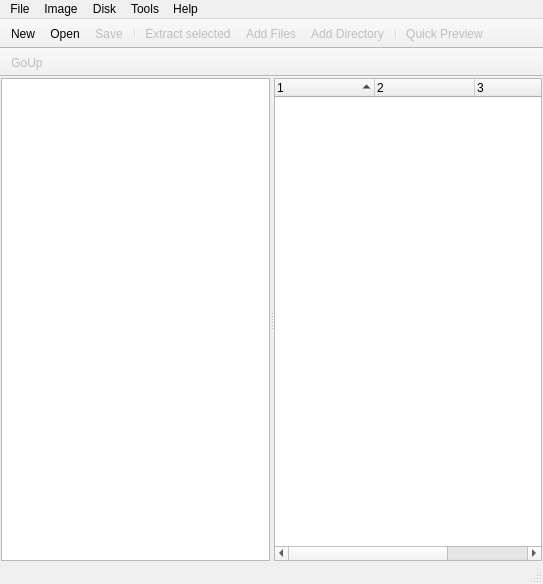
<?xml version="1.0" encoding="UTF-8"?>
<ui version="4.0">
 <class>MainWindow</class>
 <widget class="QMainWindow" name="MainWindow">
  <property name="geometry">
   <rect>
    <x>0</x>
    <y>0</y>
    <width>543</width>
    <height>584</height>
   </rect>
  </property>
  <property name="windowTitle">
   <string>LinImaMT</string>
  </property>
  <widget class="QWidget" name="centralWidget">
   <layout class="QGridLayout" name="gridLayout">
    <property name="leftMargin">
     <number>1</number>
    </property>
    <property name="topMargin">
     <number>1</number>
    </property>
    <property name="rightMargin">
     <number>1</number>
    </property>
    <property name="bottomMargin">
     <number>1</number>
    </property>
    <property name="spacing">
     <number>1</number>
    </property>
    <item row="0" column="0">
     <widget class="QSplitter" name="splitter">
      <property name="sizePolicy">
       <sizepolicy hsizetype="Preferred" vsizetype="Preferred">
        <horstretch>0</horstretch>
        <verstretch>0</verstretch>
       </sizepolicy>
      </property>
      <property name="maximumSize">
       <size>
        <width>16777215</width>
        <height>16777215</height>
       </size>
      </property>
      <property name="orientation">
       <enum>Qt::Horizontal</enum>
      </property>
      <widget class="IDirTreeWidget" name="twDirTree">
       <property name="horizontalScrollBarPolicy">
        <enum>Qt::ScrollBarAsNeeded</enum>
       </property>
       <property name="horizontalScrollMode">
        <enum>QAbstractItemView::ScrollPerPixel</enum>
       </property>
       <property name="rootIsDecorated">
        <bool>true</bool>
       </property>
       <property name="headerHidden">
        <bool>true</bool>
       </property>
       <property name="columnCount">
        <number>1</number>
       </property>
       <attribute name="headerStretchLastSection">
        <bool>false</bool>
       </attribute>
       <column>
        <property name="text">
         <string notr="true">1</string>
        </property>
       </column>
      </widget>
      <widget class="IFileListWidget" name="twFileTree">
       <property name="contextMenuPolicy">
        <enum>Qt::CustomContextMenu</enum>
       </property>
       <property name="selectionMode">
        <enum>QAbstractItemView::ExtendedSelection</enum>
       </property>
       <property name="selectionBehavior">
        <enum>QAbstractItemView::SelectRows</enum>
       </property>
       <property name="itemsExpandable">
        <bool>false</bool>
       </property>
       <property name="sortingEnabled">
        <bool>false</bool>
       </property>
       <property name="columnCount">
        <number>4</number>
       </property>
       <attribute name="headerShowSortIndicator" stdset="0">
        <bool>true</bool>
       </attribute>
       <column>
        <property name="text">
         <string notr="true">1</string>
        </property>
       </column>
       <column>
        <property name="text">
         <string notr="true">2</string>
        </property>
       </column>
       <column>
        <property name="text">
         <string notr="true">3</string>
        </property>
       </column>
       <column>
        <property name="text">
         <string notr="true">4</string>
        </property>
       </column>
      </widget>
     </widget>
    </item>
   </layout>
  </widget>
  <widget class="QMenuBar" name="menuBar">
   <property name="geometry">
    <rect>
     <x>0</x>
     <y>0</y>
     <width>543</width>
     <height>19</height>
    </rect>
   </property>
   <property name="sizePolicy">
    <sizepolicy hsizetype="MinimumExpanding" vsizetype="Minimum">
     <horstretch>0</horstretch>
     <verstretch>0</verstretch>
    </sizepolicy>
   </property>
   <property name="defaultUp">
    <bool>false</bool>
   </property>
   <property name="nativeMenuBar">
    <bool>false</bool>
   </property>
   <widget class="QMenu" name="menuFile">
    <property name="title">
     <string>File</string>
    </property>
    <addaction name="actionNew"/>
    <addaction name="actionOpen"/>
    <addaction name="actionOpen_as_Read_only"/>
    <addaction name="actionSave"/>
    <addaction name="actionSave_As"/>
    <addaction name="separator"/>
    <addaction name="actionExit"/>
   </widget>
   <widget class="QMenu" name="menuImage">
    <property name="title">
     <string>Image</string>
    </property>
    <addaction name="actionExtract_selected"/>
    <addaction name="actionAdd"/>
    <addaction name="actionAdd_Directories"/>
    <addaction name="separator"/>
    <addaction name="actionCreate_Directory"/>
    <addaction name="actionDelete_selected"/>
    <addaction name="actionRename"/>
    <addaction name="actionAttributes"/>
    <addaction name="separator"/>
    <addaction name="actionVolume_label"/>
    <addaction name="actionVolume_Serial"/>
   </widget>
   <widget class="QMenu" name="menuDisk">
    <property name="title">
     <string>Disk</string>
    </property>
   </widget>
   <widget class="QMenu" name="menuTools">
    <property name="title">
     <string>Tools</string>
    </property>
    <addaction name="actionAddress_bar"/>
    <addaction name="actionVolume"/>
    <addaction name="actionWipe_free_space"/>
    <addaction name="actionRun_TestDisk_on_image"/>
    <addaction name="actionMBR"/>
    <addaction name="actionOptions"/>
   </widget>
   <widget class="QMenu" name="menuHelp">
    <property name="title">
     <string>Help</string>
    </property>
    <addaction name="actionAbout"/>
   </widget>
   <addaction name="menuFile"/>
   <addaction name="menuImage"/>
   <addaction name="menuDisk"/>
   <addaction name="menuTools"/>
   <addaction name="menuHelp"/>
  </widget>
  <widget class="QToolBar" name="mainToolBar">
   <property name="windowTitle">
    <string>Main Toolbar</string>
   </property>
   <property name="movable">
    <bool>false</bool>
   </property>
   <property name="iconSize">
    <size>
     <width>20</width>
     <height>20</height>
    </size>
   </property>
   <property name="floatable">
    <bool>false</bool>
   </property>
   <attribute name="toolBarArea">
    <enum>TopToolBarArea</enum>
   </attribute>
   <attribute name="toolBarBreak">
    <bool>false</bool>
   </attribute>
   <addaction name="actionNew"/>
   <addaction name="actionOpen"/>
   <addaction name="actionSave"/>
   <addaction name="separator"/>
   <addaction name="actionExtract_selected"/>
   <addaction name="actionAdd"/>
   <addaction name="actionAdd_Directories"/>
   <addaction name="separator"/>
   <addaction name="actionQuick_Preview"/>
  </widget>
  <widget class="QStatusBar" name="statusBar"/>
  <widget class="QToolBar" name="tbAddressBar">
   <property name="windowTitle">
    <string>Address bar</string>
   </property>
   <property name="movable">
    <bool>false</bool>
   </property>
   <property name="allowedAreas">
    <set>Qt::NoToolBarArea</set>
   </property>
   <property name="iconSize">
    <size>
     <width>20</width>
     <height>20</height>
    </size>
   </property>
   <property name="floatable">
    <bool>false</bool>
   </property>
   <attribute name="toolBarArea">
    <enum>TopToolBarArea</enum>
   </attribute>
   <attribute name="toolBarBreak">
    <bool>true</bool>
   </attribute>
   <addaction name="actionGoUp"/>
  </widget>
  <action name="actionNew">
   <property name="icon">
    <iconset resource="resources.qrc">
     <normaloff>:/Resources/glyphs/new.png</normaloff>:/Resources/glyphs/new.png</iconset>
   </property>
   <property name="text">
    <string>New</string>
   </property>
   <property name="shortcut">
    <string>Ctrl+N</string>
   </property>
  </action>
  <action name="actionOpen">
   <property name="icon">
    <iconset resource="resources.qrc">
     <normaloff>:/Resources/glyphs/open.png</normaloff>:/Resources/glyphs/open.png</iconset>
   </property>
   <property name="text">
    <string>Open</string>
   </property>
   <property name="shortcut">
    <string>Ctrl+O</string>
   </property>
   <property name="iconVisibleInMenu">
    <bool>true</bool>
   </property>
  </action>
  <action name="actionExit">
   <property name="text">
    <string>Exit</string>
   </property>
  </action>
  <action name="actionGoUp">
   <property name="enabled">
    <bool>false</bool>
   </property>
   <property name="icon">
    <iconset resource="resources.qrc">
     <normaloff>:/Resources/glyphs/up.png</normaloff>:/Resources/glyphs/up.png</iconset>
   </property>
   <property name="text">
    <string>GoUp</string>
   </property>
   <property name="toolTip">
    <string>Goes to higher directory</string>
   </property>
   <property name="shortcut">
    <string>Backspace</string>
   </property>
  </action>
  <action name="actionAddress_bar">
   <property name="checkable">
    <bool>true</bool>
   </property>
   <property name="checked">
    <bool>true</bool>
   </property>
   <property name="text">
    <string>Address bar</string>
   </property>
  </action>
  <action name="actionAbout">
   <property name="text">
    <string>About</string>
   </property>
  </action>
  <action name="actionVolume">
   <property name="enabled">
    <bool>false</bool>
   </property>
   <property name="text">
    <string>Boot sector...</string>
   </property>
  </action>
  <action name="actionSave">
   <property name="enabled">
    <bool>false</bool>
   </property>
   <property name="icon">
    <iconset resource="resources.qrc">
     <normaloff>:/Resources/glyphs/save.png</normaloff>:/Resources/glyphs/save.png</iconset>
   </property>
   <property name="text">
    <string>Save</string>
   </property>
   <property name="shortcut">
    <string>Ctrl+S</string>
   </property>
  </action>
  <action name="actionSave_As">
   <property name="enabled">
    <bool>false</bool>
   </property>
   <property name="text">
    <string>Save As...</string>
   </property>
   <property name="shortcut">
    <string>Ctrl+Shift+S</string>
   </property>
  </action>
  <action name="actionRename">
   <property name="enabled">
    <bool>false</bool>
   </property>
   <property name="text">
    <string>Rename</string>
   </property>
   <property name="shortcut">
    <string>F2</string>
   </property>
  </action>
  <action name="actionCreate_Directory">
   <property name="enabled">
    <bool>false</bool>
   </property>
   <property name="text">
    <string>Create Directory</string>
   </property>
   <property name="shortcut">
    <string>F7</string>
   </property>
  </action>
  <action name="actionVolume_Serial">
   <property name="enabled">
    <bool>false</bool>
   </property>
   <property name="text">
    <string>Volume Serial...</string>
   </property>
  </action>
  <action name="actionExtract_selected">
   <property name="enabled">
    <bool>false</bool>
   </property>
   <property name="icon">
    <iconset resource="resources.qrc">
     <normaloff>:/Resources/glyphs/extract.png</normaloff>:/Resources/glyphs/extract.png</iconset>
   </property>
   <property name="text">
    <string>Extract selected...</string>
   </property>
  </action>
  <action name="actionDelete_selected">
   <property name="enabled">
    <bool>false</bool>
   </property>
   <property name="text">
    <string>Delete selected</string>
   </property>
   <property name="shortcut">
    <string>Del</string>
   </property>
  </action>
  <action name="actionAdd">
   <property name="enabled">
    <bool>false</bool>
   </property>
   <property name="icon">
    <iconset resource="resources.qrc">
     <normaloff>:/Resources/glyphs/add_file.png</normaloff>:/Resources/glyphs/add_file.png</iconset>
   </property>
   <property name="text">
    <string>Add Files...</string>
   </property>
  </action>
  <action name="actionAdd_Directories">
   <property name="enabled">
    <bool>false</bool>
   </property>
   <property name="icon">
    <iconset resource="resources.qrc">
     <normaloff>:/Resources/glyphs/add_folder.png</normaloff>:/Resources/glyphs/add_folder.png</iconset>
   </property>
   <property name="text">
    <string>Add Directory...</string>
   </property>
  </action>
  <action name="actionAttributes">
   <property name="enabled">
    <bool>false</bool>
   </property>
   <property name="text">
    <string>Attributes...</string>
   </property>
  </action>
  <action name="actionWipe_free_space">
   <property name="enabled">
    <bool>false</bool>
   </property>
   <property name="text">
    <string>Wipe free space...</string>
   </property>
  </action>
  <action name="actionOpen_as_Read_only">
   <property name="text">
    <string>Open as Read-only</string>
   </property>
  </action>
  <action name="actionRun_TestDisk_on_image">
   <property name="enabled">
    <bool>false</bool>
   </property>
   <property name="text">
    <string>Run TestDisk on image...</string>
   </property>
   <property name="toolTip">
    <string>Run TestDisk on image to e.g. recover deleted files.</string>
   </property>
  </action>
  <action name="actionMBR">
   <property name="enabled">
    <bool>false</bool>
   </property>
   <property name="text">
    <string>MBR...</string>
   </property>
  </action>
  <action name="actionOptions">
   <property name="text">
    <string>Options</string>
   </property>
  </action>
  <action name="actionQuick_Preview">
   <property name="enabled">
    <bool>false</bool>
   </property>
   <property name="icon">
    <iconset resource="resources.qrc">
     <normaloff>:/Resources/glyphs/view.png</normaloff>:/Resources/glyphs/view.png</iconset>
   </property>
   <property name="text">
    <string>Quick Preview</string>
   </property>
  </action>
  <action name="actionVolume_label">
   <property name="text">
    <string>Volume label...</string>
   </property>
  </action>
 </widget>
 <layoutdefault spacing="6" margin="11"/>
 <customwidgets>
  <customwidget>
   <class>IFileListWidget</class>
   <extends>QTreeWidget</extends>
   <header>ifilelistwidget.h</header>
  </customwidget>
  <customwidget>
   <class>IDirTreeWidget</class>
   <extends>QTreeWidget</extends>
   <header>idirtreewidget.h</header>
  </customwidget>
 </customwidgets>
 <resources>
  <include location="resources.qrc"/>
 </resources>
 <connections/>
</ui>
